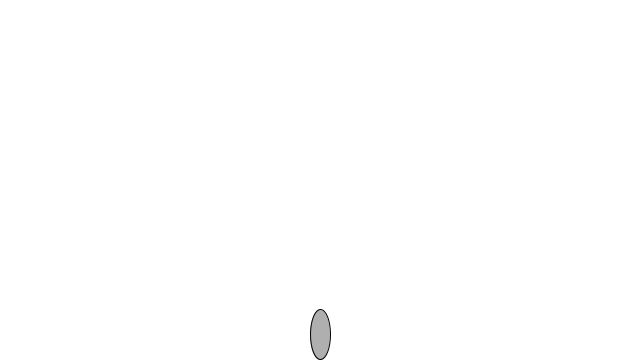
Frame 1 (no input)
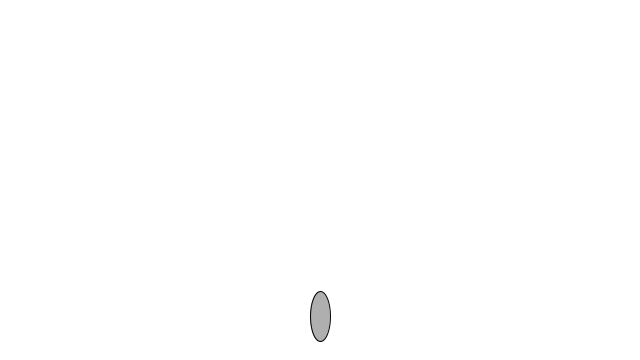
Frame 60 (the mouse pressed at the canvas centre just before this capture)
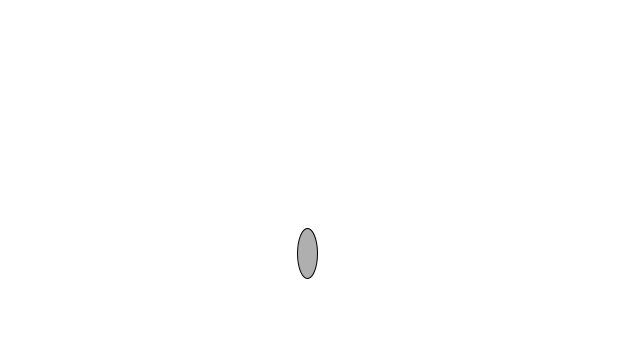
Frame 120 (the mouse held since frame 60 and released just before this capture)

The Processing sketch that drew these frames (run headless with seeded random() and noise(); from frame 60 on, the mouse is pressed at the canvas centre):

// Processing sketch: balloon
// ── balloon.pde
class Balloon{
  int w, h, topspeed;
  PVector loc, vel, acc;
  
  Balloon(){
    w = 20;
    h = 50;
    loc = new PVector(width/2, height - h/2);
    vel = new PVector(0, 0);
    acc = new PVector(0, 0);
    topspeed = 5;
  }
  
  void rise(){
    PVector helium = new PVector(0, -0.01);
    applyForce(helium);
  }
  
  void applyForce(PVector force){
      acc.add(force);
  }
  
  void update(){
    rise();
    vel.add(acc);
    vel.limit(topspeed);
    loc.add(vel);
    acc.mult(0);
  }
  
  void display(){
    stroke(0);
    fill(175);
    ellipse(loc.x, loc.y, w, h);
  }
}

// ── main.pde
Balloon b;

void setup(){
  size(640, 360);
  b = new Balloon();
}

void draw(){
  background(255);
  windCondition(b);
  wallCheck(b);
  b.update();
  b.display();
}

// ── wall.pde
void wallCheck(Balloon n){
  boolean hit = false;
  float wconstant = 1.6;
  PVector wallforce = new PVector(0, 0);
  
  if (n.loc.y <= 0 + n.h/2.0){
    n.loc.y = 0 + n.h/2;
    wallforce.y = -n.vel.y;
    hit = true;
  }
  if (n.loc.y >= height - n.h/2.0){
    n.loc.y = height - n.h/2;
    wallforce.y = -n.vel.y;
    hit = true;
  }
  if (n.loc.x <= 0 + n.w/2.0){
    n.loc.x = 0 + n.w/2;
    wallforce.x = -n.vel.x;
    hit = true;
  }
  if (n.loc.x >= width - n.w/2.0){
    n.loc.x = width - n.w/2;
    wallforce.x = -n.vel.x;
    hit = true;
  }

  if (hit == true){
    wallforce.mult(wconstant);
    n.applyForce(wallforce);
  }
}

// ── wind.pde
void windCondition(Balloon n){
  if (mousePressed){
    float wx = map(noise(n.loc.x/10, (frameCount % 10)/10), 0, 1, -0.1, 0.1);
    float wy = map(noise(n.loc.y/10, (frameCount % 10)/10), 0, 1, -0.1, 0.1);
    PVector wind = new PVector(wx, wy);

    n.applyForce(wind);
  }
}
